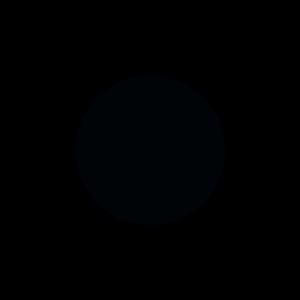
Frame 1 (no input)
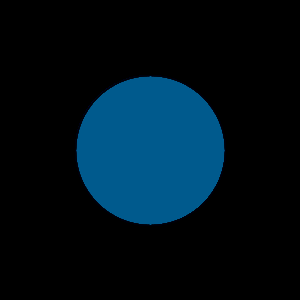
Frame 60 (the mouse pressed at the canvas centre just before this capture)
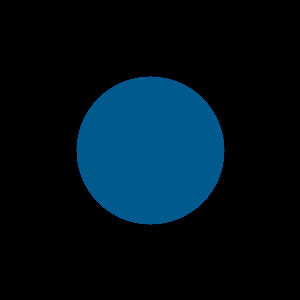
Frame 120 (the mouse held since frame 60 and released just before this capture)

The Processing sketch that drew these frames (run headless with seeded random() and noise(); from frame 60 on, the mouse is pressed at the canvas centre):

// Processing sketch: processing_109118
// ── processing_109118.pde

void setup()
{
  size(300, 300);
  background(0);
}

void draw()
{
  drawCircle();
}

void drawCircle()
{ 
  stroke(0, 0, 10);
  fill(0, 100, 150, 10);
  ellipse(150, 150, 150, 150);
}
